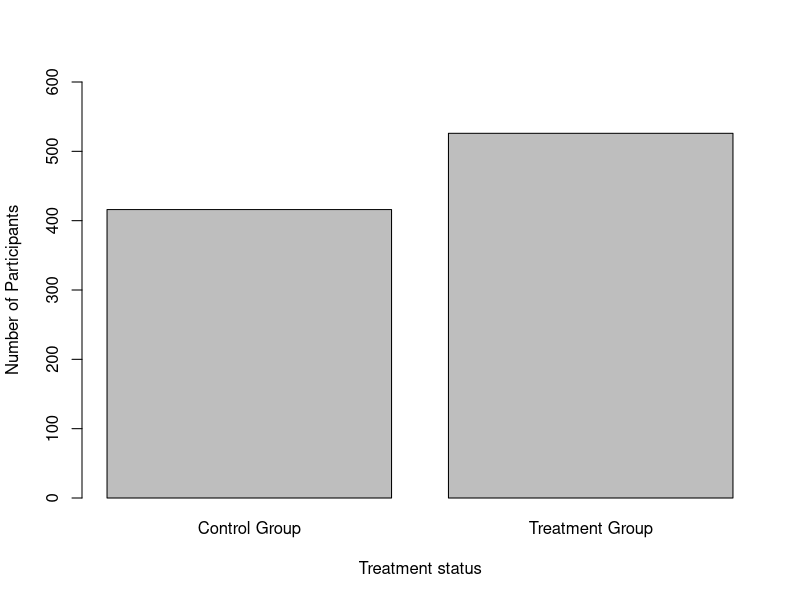
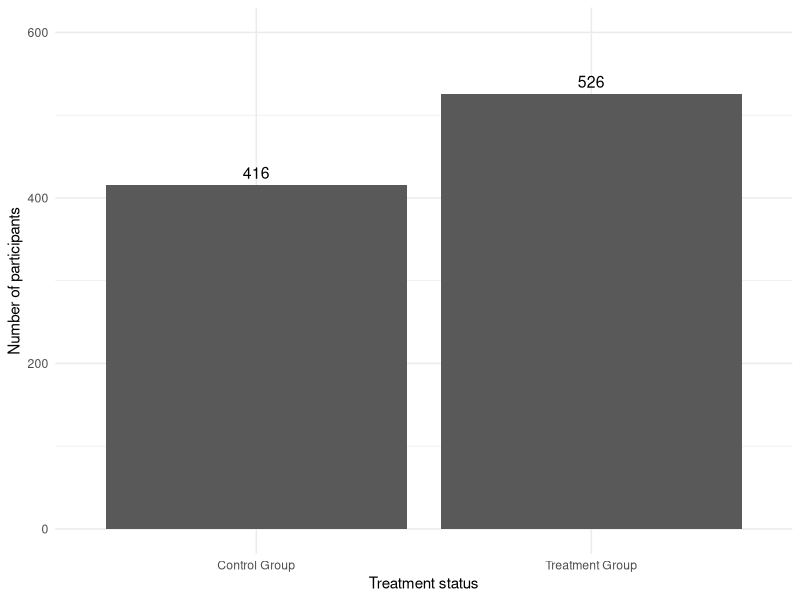
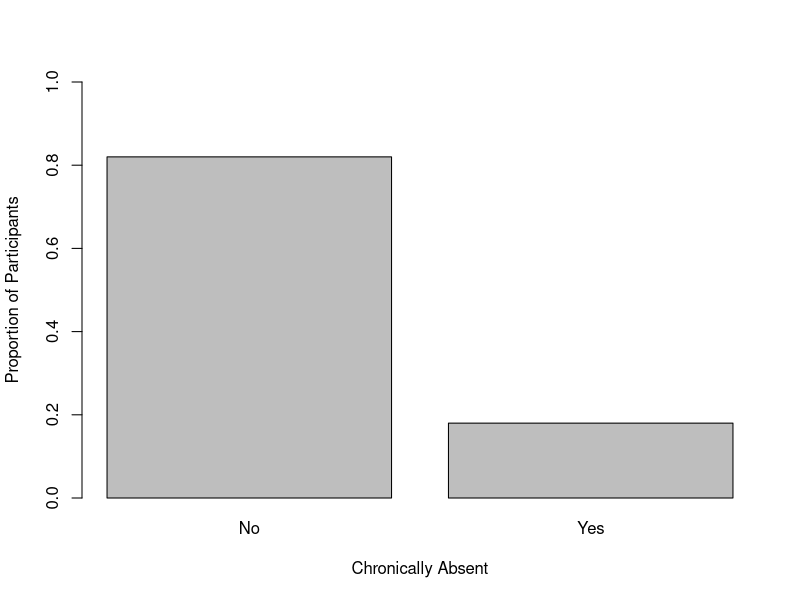
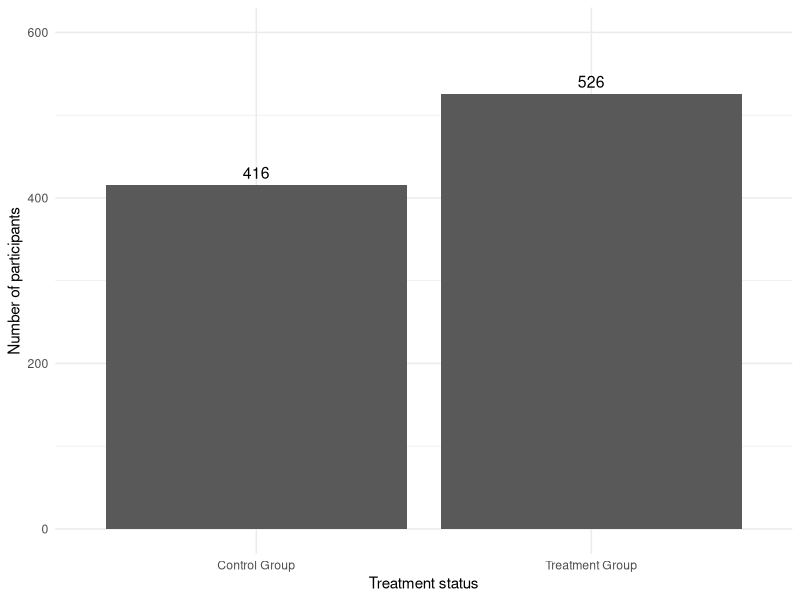

Generate these figures, in order, with R:
##########################################################################################
# EDUC 641 Assignment 1 Key 
## David Liebowitz, Claire Zhang, Havisha Khurana
### First created: 8/1/21
### Last update: 10/11/22
### Inputs: cat.csv
### Purpose: load in data, understand structure, prepare descriptive tables and figures
##########################################################################################

# Load necessary packages
install.packages("tidyverse")
install.packages("ggplot2")
install.packages("here")

library(tidyverse)
library(ggplot2)
library(here)

# 1. Read in the dataset

pd <- read.csv(here("data", "cat.csv"))

# 2. Understand the structure of the data

# 2.1
names(pd)
head(pd)
# head(pd, 10) to show the first 10 observations
# head(pd %>% arrange(desc(vocabulary)), 10) to show 10 observations with highest vocabulary scores

str(pd)

#2.2

# Recode the variables treat, absenteeism, cgender into factor variables

pd$treat <- factor(pd$treat,
                   levels = c(0, 1),
                   labels = c("Control Group", "Treatment Group"))

pd$absenteeism <- factor(pd$absenteeism,
                         levels = c(0, 1),
                         labels = c("No", "Yes"))

pd$cgender <- factor(pd$cgender,
                     levels = c(0, 1),
                     labels = c("Male", "Female"))

# 3. Describe and summarize the two key variables

# 3.1 Treatment/control counts
tbl <- table(pd$treat)
tbl

barplot(tbl,
        xlab = "Treatment status",
        ylab = "Number of Participants",
        ylim = c(0, 600))

## Can also do this via ggplot

ggplot(pd, aes(treat)) + geom_bar() +
        xlab("Treatment status") +
        ylab("Number of participants") +
        #Add bar labels   
        geom_text(aes(label = ..count..), stat='count', vjust = -0.5, size = 4) +
        #Make it look prettier
        ylim(0, 600) +
        theme_minimal()

# Save the plot
ggsave(filename = "assignments/keys/treat2.png")

# 3.2 Chronically absent proportion
tbl2 <- round(prop.table(table(pd$absenteeism)), 2)
tbl2

barplot(tbl2,
        xlab = "Chronically Absent",
        ylab = "Proportion of Participants",
        ylim = c(0, 1))

